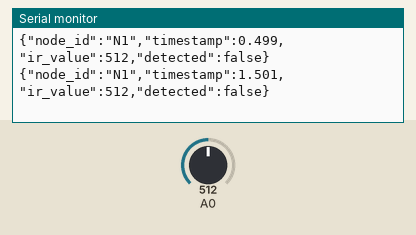
This sketch was run on a simulated Arduino Uno, built with avr-gcc and run on an emulated ATmega328P. Parts: the last lines printed to the serial monitor. Inputs (shaded band) come from the test bench; at power-on: A0 = 512.

Above: at 1.7 s.
1.8 s: A0 set to 232
At 3.1 s:
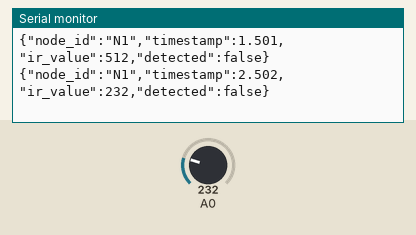
3.3 s: A0 set to 206
At 4.3 s:
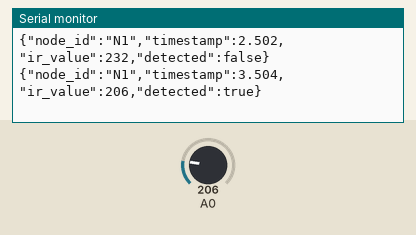
Timing chart, 0 to 6.3 s (numbered marks = the images above; inputs shaded):
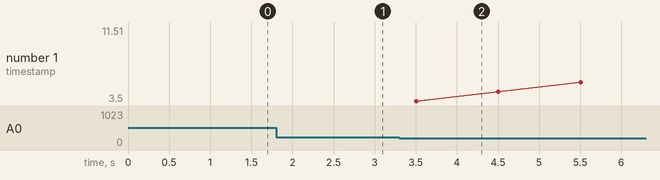

The sketch:

n1_usb.ino
```cpp
/*
 * n1_usb.ino — N1 (ESP8266) USB Serial mode
 *
 * No WiFi. No MQTT. Reads analog IR sensor on A0 and
 * prints a JSON line to Serial every second.
 *
 * The PC-side usb_serial_reader.py picks this up and
 * feeds it into the same processing pipeline as MQTT.
 *
 * Board  : ESP8266 (e.g. NodeMCU / Wemos D1 Mini)
 * Sensor : IR on A0 (analog, 0–1023)
 * Baud   : 115200
 */

const char* NODE_ID = "N1";

void setup() {
  Serial.begin(115200);
  delay(500);
}

void loop() {
  int ir_value = analogRead(A0);
  bool detected = (ir_value < 225);  // ~22% of 1023 — matches N3 digital LOW = detected

  Serial.print("{\"node_id\":\"");
  Serial.print(NODE_ID);
  Serial.print("\",\"timestamp\":");
  Serial.print(millis() / 1000.0, 3);
  Serial.print(",\"ir_value\":");
  Serial.print(ir_value);
  Serial.print(",\"detected\":");
  Serial.print(detected ? "true" : "false");
  Serial.println("}");

  delay(1000);
}
```

Measured:
- the behaviour switches between 225 and 224 on A0 (found by bisection; images 1 and 2)
- after the input at 1.8 s, the serial monitor: prints a new line after 0.70 s (image 1)
- after the input at 3.3 s, the serial monitor: prints a new line after 0.20 s (image 2)
